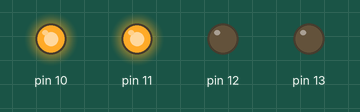
Bench run of a sketch on a simulated Arduino Uno, built with avr-gcc and run on an emulated ATmega328P. Parts: output pins drawn as LEDs (lit = HIGH).

Above: at 0.5 s.
At 1.5 s:
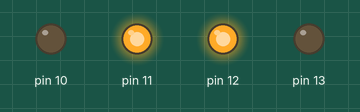
At 2.5 s:
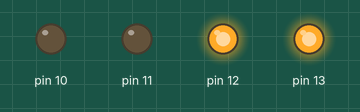
At 3.5 s:
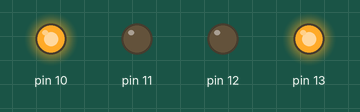
Timing chart, 0 to 5.2 s (numbered marks = the images above):
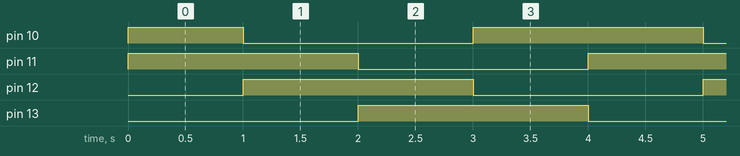

Measured:
- by itself, pin 10: repeats every 4.0 s: LOW 2.0 s, HIGH 2.0 s
- by itself, pin 11–13: alternates HIGH for 2.0 s and LOW for 2.0 s
- by itself, everything shown: repeats every 4.0 s, in 4 steps

The sketch:

code.ino
```cpp
void setup()
{
  for(int i=10;i<14;i++)
  pinMode(i, OUTPUT);
}

void loop()
{
  digitalWrite(10,HIGH);
  digitalWrite(11,HIGH);
  digitalWrite(13,LOW);
  delay(1000);
  digitalWrite(11,HIGH);
  digitalWrite(12,HIGH);
  digitalWrite(10,LOW);
  delay(1000);
  digitalWrite(13,HIGH);
  digitalWrite(12,HIGH);
  digitalWrite(11,LOW);
  delay(1000);
  digitalWrite(13,HIGH);
  digitalWrite(10,HIGH);
  digitalWrite(12,LOW);
  delay(1000);
}
```
